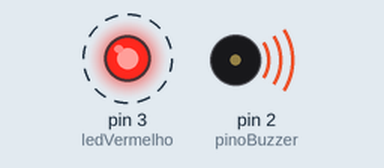
This sketch was run on a simulated Arduino Uno, built with avr-gcc and run on an emulated ATmega328P. Parts: output pins drawn as LEDs (lit = HIGH), buzzer (waves = sounding). Dashed ring = blinking.

Above: at 1.5 s.
Timing chart, 0 to 5.6 s (numbered marks = the images above):
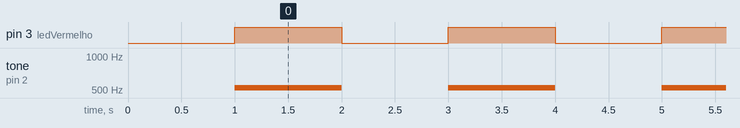

The sketch:

buzzer_simples.ino
```cpp
//constante para o pino da buzzer
#define pinoBuzzer 2
int ledVermelho = 3;

void setup() {
  Serial.begin(9600);
  pinMode(pinoBuzzer, OUTPUT);
  pinMode(ledVermelho, OUTPUT);
  delay(1000); //parada estratégica
}

void loop() {
 tone(pinoBuzzer, 523); //Nota musical dó
 digitalWrite(ledVermelho, HIGH);
 delay(1000);
 noTone(pinoBuzzer); //desliga a buzzer
 digitalWrite(ledVermelho, LOW); //apaga o LED
 delay(1000);

}
```

Measured:
- by itself, pin 3 (ledVermelho): alternates HIGH for 1.0 s and LOW for 1.0 s
- by itself, tone on pin 2 (pinoBuzzer): alternates 523 Hz for 1.0 s and silent for 1.0 s
